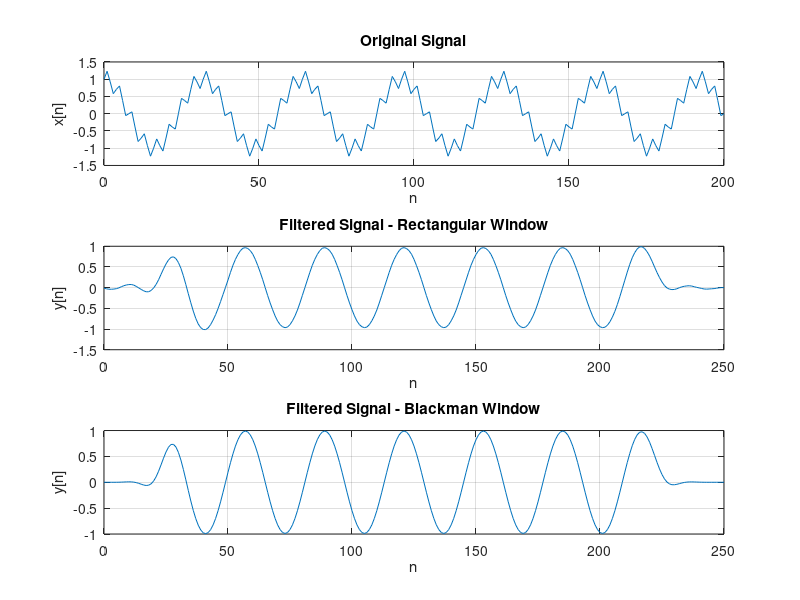

Write the MATLAB code that produced this figure.
N = 51;
n = 0 : N-1;
w_c = pi / 7;
n_c = (N-1)/2;

n_samples = 0:200;
x_n = cos(pi * n_samples / 16) + 0.25 * sin(pi * n_samples / 2);

% Define the impulse response h[n] for both windows
h_i = sin(w_c * (n - n_c)) ./ (pi * (n - n_c));
h_i(n == n_c) = w_c / pi; 

% Apply rectangular and Blackman windows
w_n = rectwin(N)';
h_n = h_i .* w_n;

w_n1 = blackman(N)';
h_n1 = h_i .* w_n1;

% Perform convolution to filter the signal
y_rect = conv(x_n, h_n);
y_blackman = conv(x_n, h_n1);

% Plotting the results
figure;
subplot(3,1,1);
plot(n_samples, x_n);
title('Original Signal');
xlabel('n');
ylabel('x[n]');
grid on;

subplot(3,1,2);
plot(0:length(y_rect)-1, y_rect);
title('Filtered Signal - Rectangular Window');
xlabel('n');
ylabel('y[n]');
grid on;

subplot(3,1,3);
plot(0:length(y_blackman)-1, y_blackman);
title('Filtered Signal - Blackman Window');
xlabel('n');
ylabel('y[n]');
grid on;
